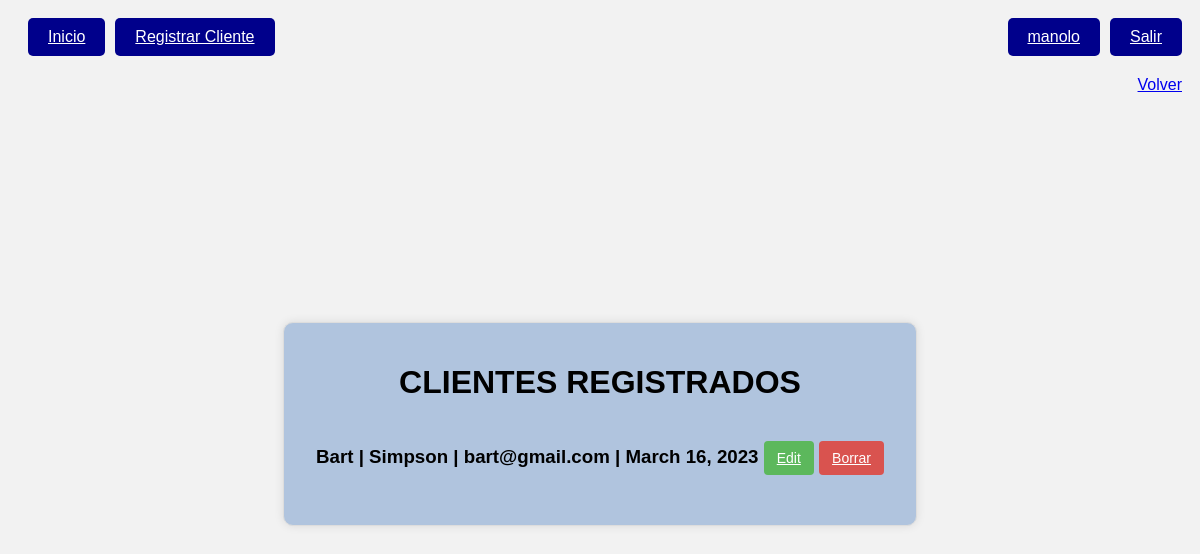
/clientes/ (signed in), run on the app's committed database.
### Modelos/models.py (models this page shows)
class Clientes (models.Model):
    mail = models.EmailField()
    nombre = models.CharField(max_length=30)
    apellido = models.CharField(max_length=40)
    fecha_registro = models.DateField()
    class Meta:
        verbose_name_plural = "Clientes"

### Modelos/views.py (the view)
# urls.py: path("clientes/", ver_clientes),
@login_required
def ver_clientes(request):
    clientes = Clientes.objects.all()
    return render(request, "verclientes.html", {"clientes": clientes})

### Modelos/templates/verclientes.html (shortened to what this page needs)
<!DOCTYPE html>
<html>
<head>
</head>
{% block contenido %}
<body>
	<div class="header">
		<div style="margin-right: auto; display: flex; justify-content: space-between;">
			<a class="inicio-btn" href="http://127.0.0.1:8000/">Inicio</a>
			<a class="inicio-btn" href="http://127.0.0.1:8000/registrodeclientes/">Registrar Cliente</a>
		</div>
		{% if request.user.is_authenticated %}
		<a class="perfil-btn" aria-current="page" href="http://127.0.0.1:8000/perfil/">{{user.username}}</a>
        <a class="salir-btn" aria-current="page" href="http://127.0.0.1:8000/logout/">Salir</a>
		{% endif %}
	</div>
	<div class="header"><a class="volver-btn" href="http://127.0.0.1:8000/registrodeclientes/">Volver</a></div>
	<div class="container">
		<form>
		<h1>CLIENTES REGISTRADOS</h1>
		{% for c in clientes %}
        <h3>{{c.nombre}} | {{c.apellido}} | {{c.mail}} | {{c.fecha_registro}}
		<a class="btn btn-editar" href="/editarcliente/{{c.id}}">Edit</a>
		<a class="btn btn-borrar" href="/borrarcliente/{{c.id}}">Borrar</a>
		</h3>
		{% endfor %}
		</form>
	</div>
</body>
</html>
{% endblock %}

### Modelos/templates/verclientes.html (style rules this page uses)
body { background-color: #f2f2f2; font-family: Arial, sans-serif; font-size: 16px; }
.container { display: flex; justify-content: center; align-items: center; height: 80vh; }
.header { display: flex; justify-content: flex-end; padding: 10px; background-color: #f2f2f2; }
.login-btn, .register-btn, .registrarclientes-btn, .salir-btn, .perfil-btn, .inicio-btn { background-color: #00008B; color: #ffffff; padding: 10px 20px; border: none; border-radius: 5px; font-size: 16px; cursor: pointer; margin-left: 10px; }
.btn-borrar { color: #fff; background-color: #d9534f; border-color: #d43f3a; }
.btn-editar { color: #fff; background-color: #5cb85c; border-color: #4cae4c; }
.btn { display: inline-block; margin-bottom: 0; font-weight: 400; text-align: center; white-space: nowrap; vertical-align: middle; -ms-touch-action: manipulation; touch-action: manipulation; cursor: pointer; border: 1px solid transparent; padding: 6px 12px; font-size: 14px; line-height: 1.42857143; border-radius: 4px; }
h1 { color: #000000; margin-bottom: 40px; }
h3 { color: #000000; margin-bottom: 30px; }
form { background-color: #B0C4DE; border: 1px solid #dddddd; padding: 20px; border-radius: 10px; box-shadow: 0 0 10px rgba(0,0,0,0.1); width: 50%; text-align: center; }

### data on the page
Clientes: nombre "Bart", apellido "Simpson", mail "bart@gmail.com", fecha_registro "March 16, 2023"

### other printed values
{{ user.username }} "manolo"
